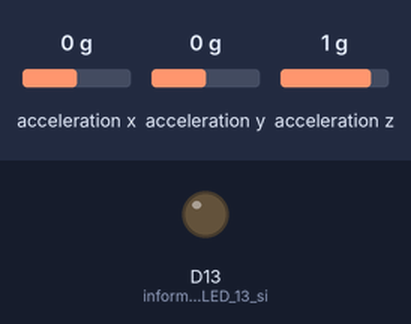
Recording of a sketch running on a simulated Arduino Nano 33 IoT. Parts: output pins drawn as LEDs (lit = HIGH). Inputs (shaded band) come from the test bench; at power-on: acceleration x 0 g, acceleration y 0 g, acceleration z 1 g. Nothing arrives over Bluetooth unless stated; a phone connects over Bluetooth LE 3 s after start; what the sketch prints to the serial monitor is not drawn.

Above: at 0.1 s.
At 3.8 s:
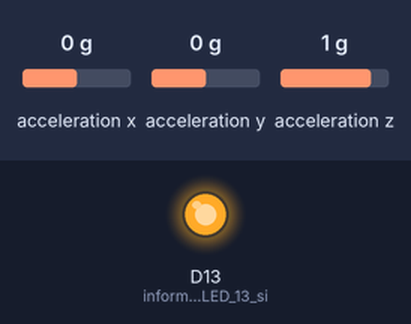
3.9 s: acceleration x set to -0.8 g
Timing chart, 0 to 6.9 s (numbered marks = the images above; inputs shaded):
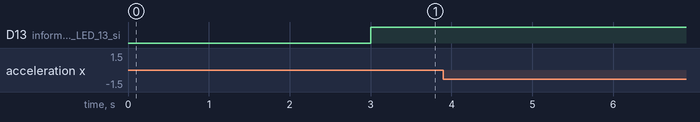

The sketch:

BLE1.ino
```cpp
#include <ArduinoBLE.h>// libreria arduino BLE
#include <Arduino_LSM6DS3.h>// libreria IMU

BLEService accelerometerService("19b10000-e8f2-537e-4f6c-d104768a1214");
BLEStringCharacteristic firstCharacteristic("19b10010-e8f2-537e-4f6cd104768a1214",  BLERead | BLENotify, 50); // los clientes remotos podrán recibir
String oldAcclerometerReading = "0";
long previousMillis = 0;

void setup()
{
  Serial.begin(9600);    //inicio comunicacion serial
  while (!Serial);
  pinMode(LED_BUILTIN, OUTPUT); // informar con el LED 13 si una central esta conectada
  if (!BLE.begin())
  {
    Serial.println("Inicio BLE fallido!");
    while (1);
  }
  if (!IMU.begin())
  {
    Serial.println("Fallo inicio de IMU!");
    while (1);
  }
  Serial.print("Frecuencia de Acelerometro = ");
  Serial.print(IMU.accelerationSampleRate());
  Serial.println(" Hz");
  Serial.println();

  BLE.setLocalName("Placa MartiJohannTonySari");
  BLE.setAdvertisedService(accelerometerService); // agregar el UUID del servicio
  accelerometerService.addCharacteristic(firstCharacteristic); // agregar la característica
  BLE.addService(accelerometerService); // Agregar el servicio
  firstCharacteristic.writeValue(oldAcclerometerReading); // establecer el valor inicial para esta característica
  BLE.advertise();
  Serial.println("Dispositivo Bluetooth activo, esperando conexiones...");
}


void loop()
{

  BLEDevice central = BLE.central(); //esperar una central BLE
  if (central)
  {
    Serial.print("Conectado a la central: ");
    Serial.println(central.address());//imprima la dirección BT de la
central:
    digitalWrite(LED_BUILTIN, HIGH);//encienda el LED para indicar la conexión:
    while (central.connected()) //Mientras la central está conectada:
    {
    updateAcceleration();
    }
    digitalWrite(LED_BUILTIN, LOW);//// cuando la central se desconecta, apaga el LED:
    Serial.print("Desconectado de la central: ");
    Serial.println(central.address());
  }
}

void updateAcceleration()
{
  float x, y, z;
  if (IMU.accelerationAvailable())
  {
    IMU.readAcceleration(x, y, z);
    String accelerometerData =
String(x*9.8)+"|"+String(y*9.8)+"|"+String(z*9.8);//acelerometro en m/s2
    Serial.println(accelerometerData);
    firstCharacteristic.writeValue(accelerometerData);
  }
}
```
